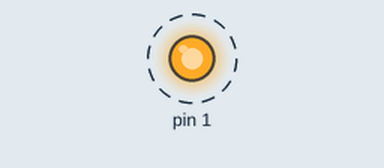
Simulated run of this sketch. Board: Arduino Uno, built with avr-gcc and run on an emulated ATmega328P. On the bench: output pins drawn as LEDs (lit = HIGH). Dashed ring = blinking.

Above: at 0.2 s.
Timing chart, 0 to 4.6 s (numbered marks = the images above):
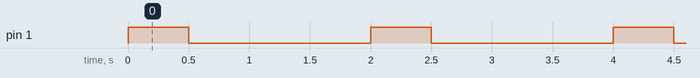

The sketch:

code.ino
```cpp
void setup() {
  pinMode(1,OUTPUT );

}

void loop() {
digitalWrite (1,HIGH);
delay(500);
digitalWrite (1,LOW);
delay (1500);

}
```

Measured:
- by itself, pin 1: alternates HIGH for 0.50 s and LOW for 1.5 s
